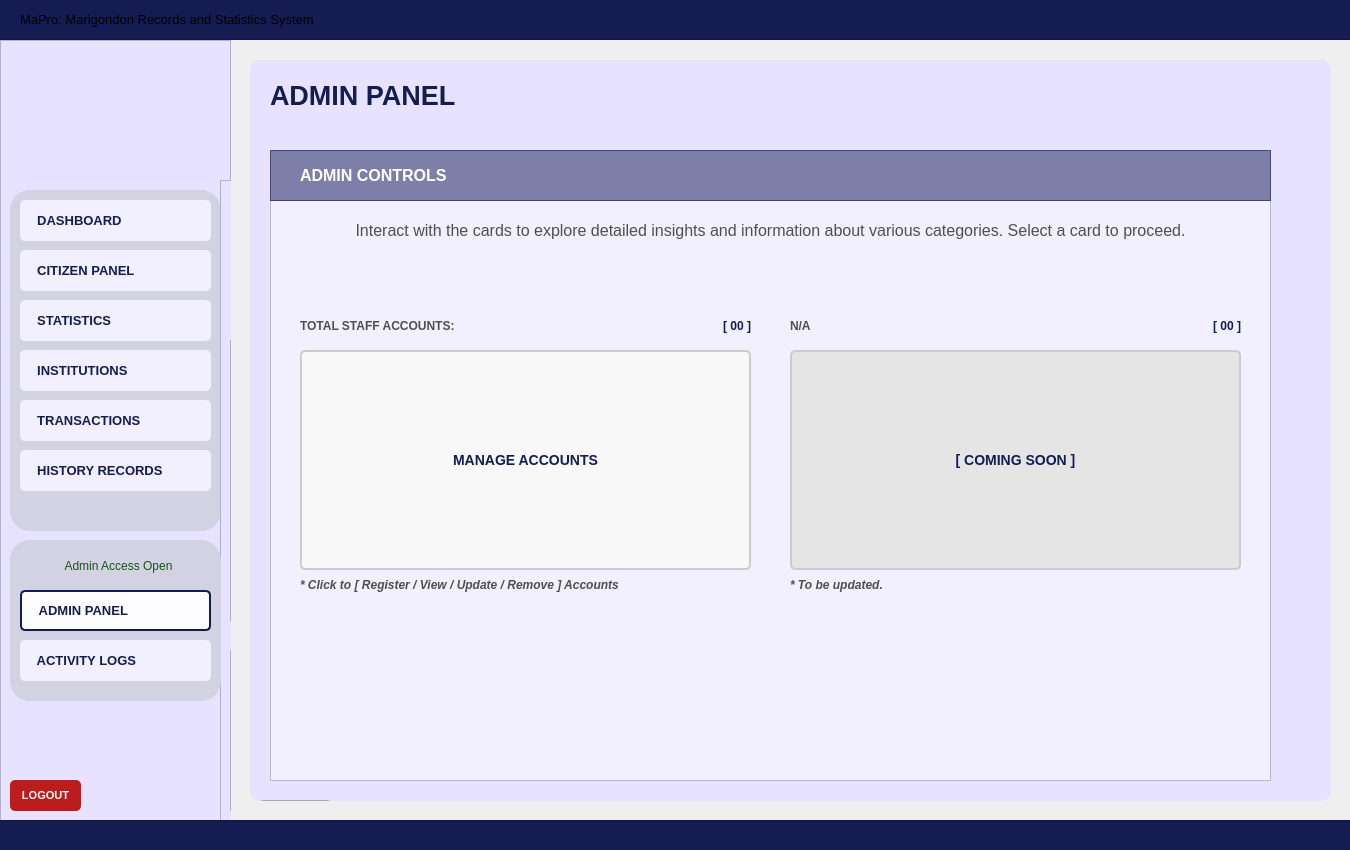
 <widget class="QWidget" name="User_dashboardWidget">
  <property name="geometry">
   <rect>
    <x>0</x>
    <y>0</y>
    <width>1350</width>
    <height>850</height>
   </rect>
  </property>
  <property name="sizePolicy">
   <sizepolicy hsizetype="Fixed" vsizetype="Fixed">
    <horstretch>0</horstretch>
    <verstretch>0</verstretch>
   </sizepolicy>
  </property>
  <property name="maximumSize">
   <size>
    <width>1350</width>
    <height>850</height>
   </size>
  </property>
  <property name="windowTitle">
   <string>Form</string>
  </property>
  <property name="styleSheet">
   <string notr="true">#User_dashboardWidget{
	background-color: #f2efff;
}</string>
  </property>
  <widget class="QFrame" name="baseNavFrame">
   <property name="geometry">
    <rect>
     <x>0</x>
     <y>40</y>
     <width>231</width>
     <height>781</height>
    </rect>
   </property>
   <property name="styleSheet">
    <string notr="true">#baseNavFrame {
	background-color: #e7e2ff;
}</string>
   </property>
   <property name="frameShape">
    <enum>QFrame::Shape::StyledPanel</enum>
   </property>
   <property name="frameShadow">
    <enum>QFrame::Shadow::Raised</enum>
   </property>
   <widget class="QFrame" name="baseNavFramesub1">
    <property name="geometry">
     <rect>
      <x>10</x>
      <y>150</y>
      <width>211</width>
      <height>341</height>
     </rect>
    </property>
    <property name="autoFillBackground">
     <bool>false</bool>
    </property>
    <property name="styleSheet">
     <string notr="true">#baseNavFramesub1{
	background-color: #d3d2e2;
	border-radius: 20px;
	border: 2px solid #d3d2e2;
	opacity: 0.1;
}</string>
    </property>
    <property name="frameShape">
     <enum>QFrame::Shape::StyledPanel</enum>
    </property>
    <property name="frameShadow">
     <enum>QFrame::Shadow::Raised</enum>
    </property>
    <widget class="QPushButton" name="nav_buttonDashboard">
     <property name="geometry">
      <rect>
       <x>10</x>
       <y>10</y>
       <width>191</width>
       <height>41</height>
      </rect>
     </property>
     <property name="font">
      <font>
       <family>Arial</family>
       <pointsize>10</pointsize>
       <bold>true</bold>
      </font>
     </property>
     <property name="cursor">
      <cursorShape>PointingHandCursor</cursorShape>
     </property>
     <property name="layoutDirection">
      <enum>Qt::LayoutDirection::LeftToRight</enum>
     </property>
     <property name="styleSheet">
      <string notr="true">#nav_buttonDashboard {
    background-color: #f2efff;
    color: #141c52;
    border-radius: 5px;
	text-align: left;
	padding: 10px;
}
#nav_buttonDashboard:hover {
    background-color: #fdfdff; /* Slightly lighter blue when hovered */
}
#nav_buttonDashboard:pressed {
    background-color: #e7e5f4; /* Darker blue when clicked */
}</string>
     </property>
     <property name="text">
      <string>  DASHBOARD</string>
     </property>
     <property name="icon">
      <iconset>
       <normaloff>../../Assets/Icons/icon_dashboard.svg</normaloff>../../Assets/Icons/icon_dashboard.svg</iconset>
     </property>
     <property name="iconSize">
      <size>
       <width>30</width>
       <height>30</height>
      </size>
     </property>
    </widget>
    <widget class="QPushButton" name="nav_buttonCitizenPanel">
     <property name="geometry">
      <rect>
       <x>10</x>
       <y>60</y>
       <width>191</width>
       <height>41</height>
      </rect>
     </property>
     <property name="font">
      <font>
       <family>Arial</family>
       <pointsize>10</pointsize>
       <bold>true</bold>
      </font>
     </property>
     <property name="cursor">
      <cursorShape>PointingHandCursor</cursorShape>
     </property>
     <property name="styleSheet">
      <string notr="true">#nav_buttonCitizenPanel {
    background-color: #f2efff;
    color: #141c52;
    border-radius: 5px;
	text-align: left;;
    padding: 10px; /* Optional: Adjusts spacing inside the button */
}
#nav_buttonCitizenPanel:hover {
    background-color: #fdfdff; /* Slightly lighter blue when hovered */
}
#nav_buttonCitizenPanel:pressed {
    background-color: #e7e5f4; /* Darker blue when clicked */
}</string>
     </property>
     <property name="text">
      <string>  CITIZEN PANEL</string>
     </property>
     <property name="icon">
      <iconset>
       <normaloff>../../Assets/Icons/icon_citizenprofiles.svg</normaloff>../../Assets/Icons/icon_citizenprofiles.svg</iconset>
     </property>
     <property name="iconSize">
      <size>
       <width>30</width>
       <height>30</height>
      </size>
     </property>
    </widget>
    <widget class="QPushButton" name="nav_buttonStatistics">
     <property name="geometry">
      <rect>
       <x>10</x>
       <y>110</y>
       <width>191</width>
       <height>41</height>
      </rect>
     </property>
     <property name="font">
      <font>
       <family>Arial</family>
       <pointsize>10</pointsize>
       <bold>true</bold>
      </font>
     </property>
     <property name="cursor">
      <cursorShape>PointingHandCursor</cursorShape>
     </property>
     <property name="styleSheet">
      <string notr="true">#nav_buttonStatistics {
    background-color: #f2efff;
    color: #141c52;
    border-radius: 5px;
	text-align: left;
    padding: 10px; /* Optional: Adjusts spacing inside the button */
}
#nav_buttonStatistics:hover {
    background-color: #fdfdff; /* Slightly lighter blue when hovered */
}
#nav_buttonStatistics:pressed {
    background-color: #e7e5f4; /* Darker blue when clicked */
}
</string>
     </property>
     <property name="text">
      <string>  STATISTICS</string>
     </property>
     <property name="icon">
      <iconset>
       <normaloff>../../Assets/Icons/icon_statistics.svg</normaloff>../../Assets/Icons/icon_statistics.svg</iconset>
     </property>
     <property name="iconSize">
      <size>
       <width>30</width>
       <height>30</height>
      </size>
     </property>
    </widget>
    <widget class="QPushButton" name="nav_buttonTransactions">
     <property name="geometry">
      <rect>
       <x>10</x>
       <y>210</y>
       <width>191</width>
       <height>41</height>
      </rect>
     </property>
     <property name="font">
      <font>
       <family>Arial</family>
       <pointsize>10</pointsize>
       <bold>true</bold>
      </font>
     </property>
     <property name="cursor">
      <cursorShape>PointingHandCursor</cursorShape>
     </property>
     <property name="styleSheet">
      <string notr="true">#nav_buttonTransactions {
    background-color: #f2efff;
    color: #141c52;
    border-radius: 5px;
	text-align: left;
    padding: 10px; /* Optional: Adjusts spacing inside the button */
}
#nav_buttonTransactions:hover {
    background-color: #fdfdff; /* Slightly lighter blue when hovered */
}
#nav_buttonTransactions:pressed {
    background-color: #e7e5f4; /* Darker blue when clicked */
}</string>
     </property>
     <property name="text">
      <string>  TRANSACTIONS</string>
     </property>
     <property name="icon">
      <iconset>
       <normaloff>../../Assets/Icons/icon_transaction.svg</normaloff>../../Assets/Icons/icon_transaction.svg</iconset>
     </property>
     <property name="iconSize">
      <size>
       <width>30</width>
       <height>30</height>
      </size>
     </property>
    </widget>
    <widget class="QPushButton" name="nav_buttonInstitutions">
     <property name="geometry">
      <rect>
       <x>10</x>
       <y>160</y>
       <width>191</width>
       <height>41</height>
      </rect>
     </property>
     <property name="font">
      <font>
       <family>Arial</family>
       <pointsize>10</pointsize>
       <bold>true</bold>
      </font>
     </property>
     <property name="cursor">
      <cursorShape>PointingHandCursor</cursorShape>
     </property>
     <property name="styleSheet">
      <string notr="true">#nav_buttonInstitutions {
    background-color: #f2efff;
    color: #141c52;
    border-radius: 5px;
	text-align: left;
    padding: 10px; /* Optional: Adjusts spacing inside the button */
}
#nav_buttonInstitutions:hover {
    background-color: #fdfdff; /* Slightly lighter blue when hovered */
}
#nav_buttonInstitutions:pressed {
    background-color: #e7e5f4; /* Darker blue when clicked */
}
</string>
     </property>
     <property name="text">
      <string>  INSTITUTIONS</string>
     </property>
     <property name="icon">
      <iconset>
       <normaloff>../../Assets/Icons/icon_institutions.svg</normaloff>../../Assets/Icons/icon_institutions.svg</iconset>
     </property>
     <property name="iconSize">
      <size>
       <width>30</width>
       <height>30</height>
      </size>
     </property>
    </widget>
    <widget class="QPushButton" name="nav_buttonHistoryRecords">
     <property name="geometry">
      <rect>
       <x>10</x>
       <y>260</y>
       <width>191</width>
       <height>41</height>
      </rect>
     </property>
     <property name="font">
      <font>
       <family>Arial</family>
       <pointsize>10</pointsize>
       <bold>true</bold>
      </font>
     </property>
     <property name="cursor">
      <cursorShape>PointingHandCursor</cursorShape>
     </property>
     <property name="styleSheet">
      <string notr="true">#nav_buttonHistoryRecords {
    background-color: #f2efff;
    color: #141c52;
    border-radius: 5px;
	text-align: left;
    padding: 10px; /* Optional: Adjusts spacing inside the button */
}
#nav_buttonHistoryRecords:hover {
    background-color: #fdfdff; /* Slightly lighter blue when hovered */
}
#nav_buttonHistoryRecords:pressed {
    background-color: #e7e5f4; /* Darker blue when clicked */
}</string>
     </property>
     <property name="text">
      <string>  HISTORY RECORDS</string>
     </property>
     <property name="icon">
      <iconset>
       <normaloff>../../Assets/Icons/icon_historyrecord.svg</normaloff>../../Assets/Icons/icon_historyrecord.svg</iconset>
     </property>
     <property name="iconSize">
      <size>
       <width>30</width>
       <height>30</height>
      </size>
     </property>
    </widget>
   </widget>
   <widget class="QLabel" name="nav_imageLogo">
    <property name="geometry">
     <rect>
      <x>70</x>
      <y>30</y>
      <width>91</width>
      <height>91</height>
     </rect>
    </property>
    <property name="font">
     <font>
      <family>Arial</family>
      <pointsize>18</pointsize>
      <bold>true</bold>
     </font>
    </property>
    <property name="styleSheet">
     <string notr="true">#nav_imageLogo{	
	background-color: transparent;
	color: #ffffff;
}
</string>
    </property>
    <property name="text">
     <string/>
    </property>
    <property name="pixmap">
     <pixmap>../../Assets/Images/logo_brgyClear.png</pixmap>
    </property>
    <property name="scaledContents">
     <bool>true</bool>
    </property>
   </widget>
   <widget class="QPushButton" name="logout_buttonLogout">
    <property name="geometry">
     <rect>
      <x>10</x>
      <y>740</y>
      <width>71</width>
      <height>31</height>
     </rect>
    </property>
    <property name="font">
     <font>
      <family>Arial</family>
      <pointsize>8</pointsize>
      <bold>true</bold>
     </font>
    </property>
    <property name="cursor">
     <cursorShape>PointingHandCursor</cursorShape>
    </property>
    <property name="styleSheet">
     <string notr="true">#logout_buttonLogout {
    background-color: #bc1c1c;
    color: white;
    border-radius: 5px;
    padding: 10px; /* Optional: Adjusts spacing inside the button */
}
#logout_buttonLogout:hover {
    background-color: #d82020; /* Slightly lighter blue when hovered */
}
#logout_buttonLogout:pressed {
    background-color: #8c1515; /* Darker blue when clicked */
}</string>
    </property>
    <property name="text">
     <string>LOGOUT</string>
    </property>
   </widget>
   <widget class="QFrame" name="baseNavFrame_2">
    <property name="geometry">
     <rect>
      <x>220</x>
      <y>140</y>
      <width>231</width>
      <height>781</height>
     </rect>
    </property>
    <property name="styleSheet">
     <string notr="true">background-color: #e7e2ff;</string>
    </property>
    <property name="frameShape">
     <enum>QFrame::Shape::StyledPanel</enum>
    </property>
    <property name="frameShadow">
     <enum>QFrame::Shadow::Raised</enum>
    </property>
    <widget class="QFrame" name="baseNavFramesub1_2">
     <property name="geometry">
      <rect>
       <x>10</x>
       <y>160</y>
       <width>211</width>
       <height>281</height>
      </rect>
     </property>
     <property name="autoFillBackground">
      <bool>false</bool>
     </property>
     <property name="styleSheet">
      <string notr="true">#baseNavFramesub1{
	background-color: #d3d2e2;
	border-radius: 20px;
	border: 2px solid #d3d2e2;
	opacity: 0.1;
}</string>
     </property>
     <property name="frameShape">
      <enum>QFrame::Shape::StyledPanel</enum>
     </property>
     <property name="frameShadow">
      <enum>QFrame::Shadow::Raised</enum>
     </property>
    </widget>
    <widget class="QFrame" name="baseNavFramesub2_2">
     <property name="geometry">
      <rect>
       <x>10</x>
       <y>470</y>
       <width>211</width>
       <height>161</height>
      </rect>
     </property>
     <property name="autoFillBackground">
      <bool>false</bool>
     </property>
     <property name="styleSheet">
      <string notr="true">#baseNavFramesub2{
	background-color: #d3d2e2;
	border-radius: 20px;
	border: 2px solid #d3d2e2;
	opacity: 0.1;
}</string>
     </property>
     <property name="frameShape">
      <enum>QFrame::Shape::StyledPanel</enum>
     </property>
     <property name="frameShadow">
      <enum>QFrame::Shadow::Raised</enum>
     </property>
    </widget>
    <widget class="QLabel" name="login_imageLogo_2">
     <property name="geometry">
      <rect>
       <x>70</x>
       <y>30</y>
       <width>91</width>
       <height>91</height>
      </rect>
     </property>
     <property name="font">
      <font>
       <family>Arial</family>
       <pointsize>18</pointsize>
       <bold>true</bold>
      </font>
     </property>
     <property name="styleSheet">
      <string notr="true">#login_imageLogo{	
	background-color: transparent;
	color: #ffffff;
}
</string>
     </property>
     <property name="text">
      <string/>
     </property>
     <property name="pixmap">
      <pixmap>../Assets/logo_brgyClear.png</pixmap>
     </property>
     <property name="scaledContents">
      <bool>true</bool>
     </property>
    </widget>
    <widget class="QPushButton" name="logout_buttonLogout_2">
     <property name="geometry">
      <rect>
       <x>10</x>
       <y>740</y>
       <width>71</width>
       <height>31</height>
      </rect>
     </property>
     <property name="font">
      <font>
       <family>Arial</family>
       <pointsize>8</pointsize>
       <bold>true</bold>
      </font>
     </property>
     <property name="cursor">
      <cursorShape>PointingHandCursor</cursorShape>
     </property>
     <property name="styleSheet">
      <string notr="true">#logout_buttonLogout {
    background-color: #bc1c1c;
    color: white;
    border-radius: 5px;
    padding: 10px; /* Optional: Adjusts spacing inside the button */
}
#logout_buttonLogout:hover {
    background-color: #d82020; /* Slightly lighter blue when hovered */
}
#logout_buttonLogout:pressed {
    background-color: #8c1515; /* Darker blue when clicked */
}</string>
     </property>
     <property name="text">
      <string>LOGOUT</string>
     </property>
    </widget>
   </widget>
   <widget class="QFrame" name="baseNavFramesub2">
    <property name="geometry">
     <rect>
      <x>10</x>
      <y>500</y>
      <width>211</width>
      <height>161</height>
     </rect>
    </property>
    <property name="autoFillBackground">
     <bool>false</bool>
    </property>
    <property name="styleSheet">
     <string notr="true">#baseNavFramesub2{
	background-color: #d3d2e2;
	border-radius: 20px;
	border: 2px solid #d3d2e2;
	opacity: 0.1;
}</string>
    </property>
    <property name="frameShape">
     <enum>QFrame::Shape::StyledPanel</enum>
    </property>
    <property name="frameShadow">
     <enum>QFrame::Shadow::Raised</enum>
    </property>
    <widget class="QPushButton" name="nav_buttonAdminPanel">
     <property name="geometry">
      <rect>
       <x>10</x>
       <y>50</y>
       <width>191</width>
       <height>41</height>
      </rect>
     </property>
     <property name="font">
      <font>
       <family>Arial</family>
       <pointsize>10</pointsize>
       <bold>true</bold>
      </font>
     </property>
     <property name="cursor">
      <cursorShape>PointingHandCursor</cursorShape>
     </property>
     <property name="styleSheet">
      <string notr="true">#nav_buttonAdminPanel {
    background-color: #fdfdff;
    color: #141c52;
    border-radius: 5px;
	border: 2px solid #141c52; 
	text-align: left;
    padding: 10px; /* Optional: Adjusts spacing inside the button */
}
</string>
     </property>
     <property name="text">
      <string>  ADMIN PANEL</string>
     </property>
     <property name="icon">
      <iconset>
       <normaloff>../../Assets/Icons/icon_adminoverview_off.svg</normaloff>../../Assets/Icons/icon_adminoverview_off.svg</iconset>
     </property>
     <property name="iconSize">
      <size>
       <width>30</width>
       <height>30</height>
      </size>
     </property>
    </widget>
    <widget class="QPushButton" name="nav_isLocked">
     <property name="geometry">
      <rect>
       <x>10</x>
       <y>10</y>
       <width>191</width>
       <height>31</height>
      </rect>
     </property>
     <property name="styleSheet">
      <string notr="true">#nav_isLocked{
	background-color: #d3d2e2;
	border-radius: 20px;
	border: 2px solid #d3d2e2;
	opacity: 0.1;
	color: #165416;
}</string>
     </property>
     <property name="text">
      <string>  Admin Access Open</string>
     </property>
     <property name="icon">
      <iconset>
       <normaloff>../../Assets/Icons/icon_isLocked.svg</normaloff>../../Assets/Icons/icon_isLocked.svg</iconset>
     </property>
     <property name="iconSize">
      <size>
       <width>20</width>
       <height>20</height>
      </size>
     </property>
    </widget>
    <widget class="QPushButton" name="nav_buttonActivityLogs">
     <property name="geometry">
      <rect>
       <x>10</x>
       <y>100</y>
       <width>191</width>
       <height>41</height>
      </rect>
     </property>
     <property name="font">
      <font>
       <family>Arial</family>
       <pointsize>10</pointsize>
       <bold>true</bold>
      </font>
     </property>
     <property name="cursor">
      <cursorShape>PointingHandCursor</cursorShape>
     </property>
     <property name="styleSheet">
      <string notr="true">#nav_buttonActivityLogs {
    background-color: #f2efff;
    color: #141c52;
    border-radius: 5px;
	text-align: left;
    padding: 10px; /* Optional: Adjusts spacing inside the button */
}
#nav_buttonActivityLogs:hover {
    background-color: #fdfdff; /* Slightly lighter blue when hovered */
}
#nav_buttonActivityLogs:pressed {
    background-color: #e7e5f4; /* Darker blue when clicked */
}</string>
     </property>
     <property name="text">
      <string>  ACTIVITY LOGS</string>
     </property>
     <property name="icon">
      <iconset>
       <normaloff>../../Assets/Icons/icon_activitylogs_off.svg</normaloff>../../Assets/Icons/icon_activitylogs_off.svg</iconset>
     </property>
     <property name="iconSize">
      <size>
       <width>30</width>
       <height>30</height>
      </size>
     </property>
    </widget>
   </widget>
  </widget>
  <widget class="QFrame" name="border_blueLines1">
   <property name="geometry">
    <rect>
     <x>-10</x>
     <y>-1</y>
     <width>1371</width>
     <height>41</height>
    </rect>
   </property>
   <property name="styleSheet">
    <string notr="true">#border_blueLines1{
	background-color: #141c52;
}
</string>
   </property>
   <property name="frameShape">
    <enum>QFrame::Shape::StyledPanel</enum>
   </property>
   <property name="frameShadow">
    <enum>QFrame::Shadow::Raised</enum>
   </property>
   <widget class="QLabel" name="app_title">
    <property name="geometry">
     <rect>
      <x>30</x>
      <y>0</y>
      <width>471</width>
      <height>41</height>
     </rect>
    </property>
    <property name="font">
     <font>
      <family>Arial</family>
      <pointsize>10</pointsize>
      <bold>false</bold>
     </font>
    </property>
    <property name="styleSheet">
     <string notr="true">#app_title {
	background-color: transparent;
	color: #white;
}
</string>
    </property>
    <property name="text">
     <string>MaPro: Marigondon Records and Statistics System</string>
    </property>
    <property name="alignment">
     <set>Qt::AlignmentFlag::AlignLeading|Qt::AlignmentFlag::AlignLeft|Qt::AlignmentFlag::AlignVCenter</set>
    </property>
   </widget>
  </widget>
  <widget class="QFrame" name="border_blueLines2">
   <property name="geometry">
    <rect>
     <x>-10</x>
     <y>820</y>
     <width>1381</width>
     <height>31</height>
    </rect>
   </property>
   <property name="styleSheet">
    <string notr="true">#border_blueLines2{
	background-color: #141c52;
}
</string>
   </property>
   <property name="frameShape">
    <enum>QFrame::Shape::StyledPanel</enum>
   </property>
   <property name="frameShadow">
    <enum>QFrame::Shadow::Raised</enum>
   </property>
  </widget>
  <widget class="QFrame" name="baseBodyFrame">
   <property name="geometry">
    <rect>
     <x>250</x>
     <y>60</y>
     <width>1081</width>
     <height>741</height>
    </rect>
   </property>
   <property name="styleSheet">
    <string notr="true">#baseBodyFrame {
	background-color: #e7e2ff;
	border: none;
	border-radius: 10px;
}</string>
   </property>
   <property name="frameShape">
    <enum>QFrame::Shape::StyledPanel</enum>
   </property>
   <property name="frameShadow">
    <enum>QFrame::Shadow::Raised</enum>
   </property>
   <widget class="QPushButton" name="logout_buttonLogout_3">
    <property name="geometry">
     <rect>
      <x>10</x>
      <y>740</y>
      <width>71</width>
      <height>31</height>
     </rect>
    </property>
    <property name="font">
     <font>
      <family>Arial</family>
      <pointsize>8</pointsize>
      <bold>true</bold>
     </font>
    </property>
    <property name="cursor">
     <cursorShape>PointingHandCursor</cursorShape>
    </property>
    <property name="styleSheet">
     <string notr="true">#logout_buttonLogout {
    background-color: #bc1c1c;
    color: white;
    border-radius: 5px;
    padding: 10px; /* Optional: Adjusts spacing inside the button */
}
#logout_buttonLogout:hover {
    background-color: #d82020; /* Slightly lighter blue when hovered */
}
#logout_buttonLogout:pressed {
    background-color: #8c1515; /* Darker blue when clicked */
}</string>
    </property>
    <property name="text">
     <string>LOGOUT</string>
    </property>
   </widget>
   <widget class="QLabel" name="title_bodyBusiness">
    <property name="geometry">
     <rect>
      <x>20</x>
      <y>20</y>
      <width>381</width>
      <height>31</height>
     </rect>
    </property>
    <property name="font">
     <font>
      <family>Arial</family>
      <pointsize>20</pointsize>
      <bold>true</bold>
     </font>
    </property>
    <property name="styleSheet">
     <string notr="true">#title_bodyBusiness {
	background-color: transparent;
	color: #141c52;
}
</string>
    </property>
    <property name="text">
     <string>ADMIN PANEL</string>
    </property>
   </widget>
   <widget class="QFrame" name="statistics_frameBody">
    <property name="geometry">
     <rect>
      <x>20</x>
      <y>140</y>
      <width>1001</width>
      <height>581</height>
     </rect>
    </property>
    <property name="styleSheet">
     <string notr="true">#statistics_frameBody{
	background-color: #f2efff;
}</string>
    </property>
    <property name="frameShape">
     <enum>QFrame::Shape::StyledPanel</enum>
    </property>
    <property name="frameShadow">
     <enum>QFrame::Shadow::Raised</enum>
    </property>
    <widget class="QToolButton" name="inst_ButtonCategory_Business">
     <property name="geometry">
      <rect>
       <x>30</x>
       <y>150</y>
       <width>451</width>
       <height>220</height>
      </rect>
     </property>
     <property name="font">
      <font>
       <family>Arial</family>
       <pointsize>-1</pointsize>
       <bold>true</bold>
      </font>
     </property>
     <property name="cursor">
      <cursorShape>PointingHandCursor</cursorShape>
     </property>
     <property name="styleSheet">
      <string notr="true">#inst_ButtonCategory_Business {
    background-color: #f8f8f8;
    color: #141c52;
    border-radius: 5px;
    border: 2px solid #ccc;
    padding: 25px; /* Adds space inside the button */
    font-size: 14px; /* Text size */
    text-align: center; /* Ensures text is centered */
    qproperty-iconSize: 120px 120px; /* Adjust icon size */
}

#inst_ButtonCategory_Business:hover {
    background-color: #e2e5ff; /* Slightly lighter blue when hovered */
}
#inst_ButtonCategory_Business:pressed {
    background-color: #c8cbef; /* Darker blue when clicked */
}

#inst_ButtonCategory_Business::icon {
    margin-bottom: 10px; /* Space between the icon and text */
}</string>
     </property>
     <property name="text">
      <string>MANAGE ACCOUNTS</string>
     </property>
     <property name="icon">
      <iconset>
       <normaloff>../../Images/General_Images/img_manageaccount.png</normaloff>../../Images/General_Images/img_manageaccount.png</iconset>
     </property>
     <property name="iconSize">
      <size>
       <width>120</width>
       <height>120</height>
      </size>
     </property>
     <property name="toolButtonStyle">
      <enum>Qt::ToolButtonStyle::ToolButtonTextUnderIcon</enum>
     </property>
    </widget>
    <widget class="QToolButton" name="inst_ButtonCategory_Infrastructure">
     <property name="geometry">
      <rect>
       <x>520</x>
       <y>150</y>
       <width>451</width>
       <height>220</height>
      </rect>
     </property>
     <property name="font">
      <font>
       <family>Arial</family>
       <pointsize>-1</pointsize>
       <bold>true</bold>
      </font>
     </property>
     <property name="cursor">
      <cursorShape>ForbiddenCursor</cursorShape>
     </property>
     <property name="styleSheet">
      <string notr="true">#inst_ButtonCategory_Infrastructure {
    background-color: #e5e5e5;
    color: #141c52;
    border-radius: 5px;
    border: 2px solid #ccc;
    padding: 25px; /* Adds space inside the button */
    font-size: 14px; /* Text size */
    text-align: center; /* Ensures text is centered */
    qproperty-iconSize: 120px 120px; /* Adjust icon size */
}

#inst_ButtonCategory_Infrastructure::icon {
    margin-bottom: 10px; /* Space between the icon and text */
}</string>
     </property>
     <property name="text">
      <string>[ COMING SOON ]</string>
     </property>
     <property name="icon">
      <iconset>
       <normaloff>../../Images/General_Images/img_empty.png</normaloff>../../Images/General_Images/img_empty.png</iconset>
     </property>
     <property name="iconSize">
      <size>
       <width>120</width>
       <height>120</height>
      </size>
     </property>
     <property name="toolButtonStyle">
      <enum>Qt::ToolButtonStyle::ToolButtonTextUnderIcon</enum>
     </property>
    </widget>
    <widget class="QLabel" name="statistics_labelDesc">
     <property name="geometry">
      <rect>
       <x>0</x>
       <y>10</y>
       <width>1001</width>
       <height>41</height>
      </rect>
     </property>
     <property name="font">
      <font>
       <family>Arial</family>
       <pointsize>12</pointsize>
       <bold>false</bold>
      </font>
     </property>
     <property name="styleSheet">
      <string notr="true">#statistics_labelDesc {
	background-color: transparent;
	color: #4f4f4f;
}
</string>
     </property>
     <property name="text">
      <string>Interact with the cards to explore detailed insights and information about various categories. Select a card to proceed.</string>
     </property>
     <property name="alignment">
      <set>Qt::AlignmentFlag::AlignCenter</set>
     </property>
    </widget>
    <widget class="QLabel" name="inst_labeltotalregistered_businesses">
     <property name="geometry">
      <rect>
       <x>30</x>
       <y>110</y>
       <width>231</width>
       <height>31</height>
      </rect>
     </property>
     <property name="font">
      <font>
       <family>Arial</family>
       <pointsize>9</pointsize>
       <bold>true</bold>
      </font>
     </property>
     <property name="styleSheet">
      <string notr="true">#inst_labeltotalregistered_businesses {
	background-color: transparent;
	color: #4f4f4f;
}
</string>
     </property>
     <property name="text">
      <string>TOTAL STAFF ACCOUNTS: </string>
     </property>
     <property name="alignment">
      <set>Qt::AlignmentFlag::AlignLeading|Qt::AlignmentFlag::AlignLeft|Qt::AlignmentFlag::AlignVCenter</set>
     </property>
    </widget>
    <widget class="QLabel" name="inst_totalregistered_businesses">
     <property name="geometry">
      <rect>
       <x>270</x>
       <y>110</y>
       <width>211</width>
       <height>31</height>
      </rect>
     </property>
     <property name="font">
      <font>
       <family>Arial</family>
       <pointsize>9</pointsize>
       <bold>true</bold>
      </font>
     </property>
     <property name="styleSheet">
      <string notr="true">#inst_totalregistered_businesses {
	background-color: transparent;
	color: rgb(20, 28, 82);
}
</string>
     </property>
     <property name="text">
      <string>[ 00 ]</string>
     </property>
     <property name="alignment">
      <set>Qt::AlignmentFlag::AlignRight|Qt::AlignmentFlag::AlignTrailing|Qt::AlignmentFlag::AlignVCenter</set>
     </property>
    </widget>
    <widget class="QLabel" name="inst_totalregistered_infrastructure">
     <property name="geometry">
      <rect>
       <x>760</x>
       <y>110</y>
       <width>211</width>
       <height>31</height>
      </rect>
     </property>
     <property name="font">
      <font>
       <family>Arial</family>
       <pointsize>9</pointsize>
       <bold>true</bold>
      </font>
     </property>
     <property name="styleSheet">
      <string notr="true">#inst_totalregistered_infrastructure {
	background-color: transparent;
	color: rgb(20, 28, 82);
}
</string>
     </property>
     <property name="text">
      <string>[ 00 ]</string>
     </property>
     <property name="alignment">
      <set>Qt::AlignmentFlag::AlignRight|Qt::AlignmentFlag::AlignTrailing|Qt::AlignmentFlag::AlignVCenter</set>
     </property>
    </widget>
    <widget class="QLabel" name="inst_labeltotalregistered_infrastructure">
     <property name="geometry">
      <rect>
       <x>520</x>
       <y>110</y>
       <width>241</width>
       <height>31</height>
      </rect>
     </property>
     <property name="font">
      <font>
       <family>Arial</family>
       <pointsize>9</pointsize>
       <bold>true</bold>
      </font>
     </property>
     <property name="styleSheet">
      <string notr="true">#inst_labeltotalregistered_infrastructure {
	background-color: transparent;
	color: #4f4f4f;
}
</string>
     </property>
     <property name="text">
      <string>N/A</string>
     </property>
     <property name="alignment">
      <set>Qt::AlignmentFlag::AlignLeading|Qt::AlignmentFlag::AlignLeft|Qt::AlignmentFlag::AlignVCenter</set>
     </property>
    </widget>
    <widget class="QLabel" name="desc_01">
     <property name="geometry">
      <rect>
       <x>30</x>
       <y>370</y>
       <width>451</width>
       <height>31</height>
      </rect>
     </property>
     <property name="font">
      <font>
       <family>Arial</family>
       <pointsize>9</pointsize>
       <bold>true</bold>
      </font>
     </property>
     <property name="styleSheet">
      <string notr="true">#desc_01 {
	background-color: transparent;
	color: #4f4f4f;
}
</string>
     </property>
     <property name="text">
      <string>&lt;html&gt;&lt;head/&gt;&lt;body&gt;&lt;p&gt;&lt;span style=&quot; font-style:italic;&quot;&gt;* Click to [ Register / View / Update / Remove ] Accounts&lt;/span&gt;&lt;/p&gt;&lt;/body&gt;&lt;/html&gt;</string>
     </property>
     <property name="alignment">
      <set>Qt::AlignmentFlag::AlignLeading|Qt::AlignmentFlag::AlignLeft|Qt::AlignmentFlag::AlignVCenter</set>
     </property>
    </widget>
    <widget class="QLabel" name="desc_2">
     <property name="geometry">
      <rect>
       <x>520</x>
       <y>370</y>
       <width>451</width>
       <height>31</height>
      </rect>
     </property>
     <property name="font">
      <font>
       <family>Arial</family>
       <pointsize>9</pointsize>
       <bold>true</bold>
      </font>
     </property>
     <property name="styleSheet">
      <string notr="true">#desc_2 {
	background-color: transparent;
	color: #4f4f4f;
}
</string>
     </property>
     <property name="text">
      <string>&lt;html&gt;&lt;head/&gt;&lt;body&gt;&lt;p&gt;&lt;span style=&quot; font-style:italic;&quot;&gt;* To be updated.&lt;/span&gt;&lt;/p&gt;&lt;/body&gt;&lt;/html&gt;</string>
     </property>
     <property name="alignment">
      <set>Qt::AlignmentFlag::AlignLeading|Qt::AlignmentFlag::AlignLeft|Qt::AlignmentFlag::AlignVCenter</set>
     </property>
    </widget>
   </widget>
   <widget class="QFrame" name="table_titleFrameStatistics">
    <property name="geometry">
     <rect>
      <x>20</x>
      <y>90</y>
      <width>1001</width>
      <height>51</height>
     </rect>
    </property>
    <property name="styleSheet">
     <string notr="true">#table_titleFrameStatistics{
	background-color: rgba(20, 28, 82, 128)
}
</string>
    </property>
    <property name="frameShape">
     <enum>QFrame::Shape::StyledPanel</enum>
    </property>
    <property name="frameShadow">
     <enum>QFrame::Shadow::Raised</enum>
    </property>
    <widget class="QLabel" name="statistics_labelNote">
     <property name="geometry">
      <rect>
       <x>30</x>
       <y>0</y>
       <width>941</width>
       <height>51</height>
      </rect>
     </property>
     <property name="font">
      <font>
       <family>Arial</family>
       <pointsize>12</pointsize>
       <bold>true</bold>
      </font>
     </property>
     <property name="styleSheet">
      <string notr="true">#statistics_labelNote {
	background-color: transparent;
	color: #FFFFFF;
}
</string>
     </property>
     <property name="text">
      <string>ADMIN CONTROLS</string>
     </property>
    </widget>
   </widget>
  </widget>
 </widget>
